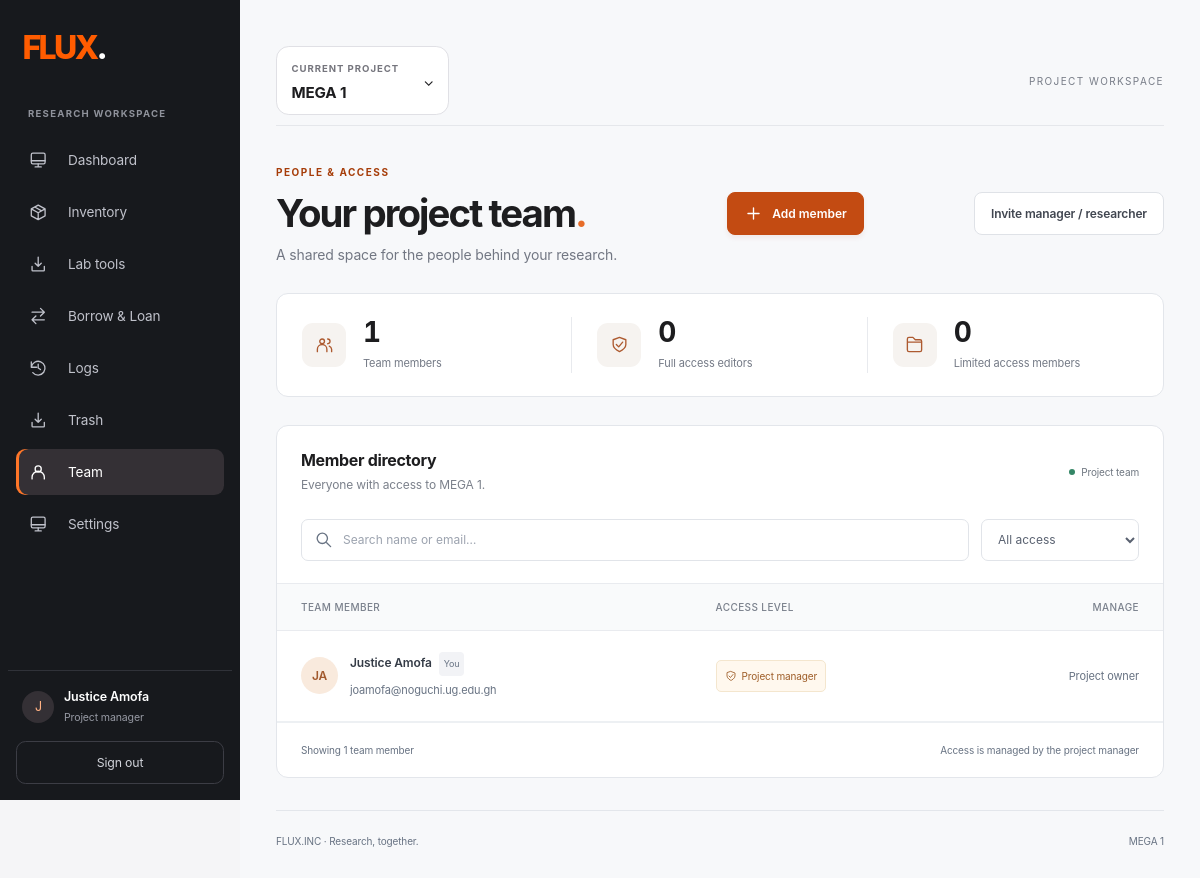
The app's page /team/MEGA 1/ (signed in), older data.
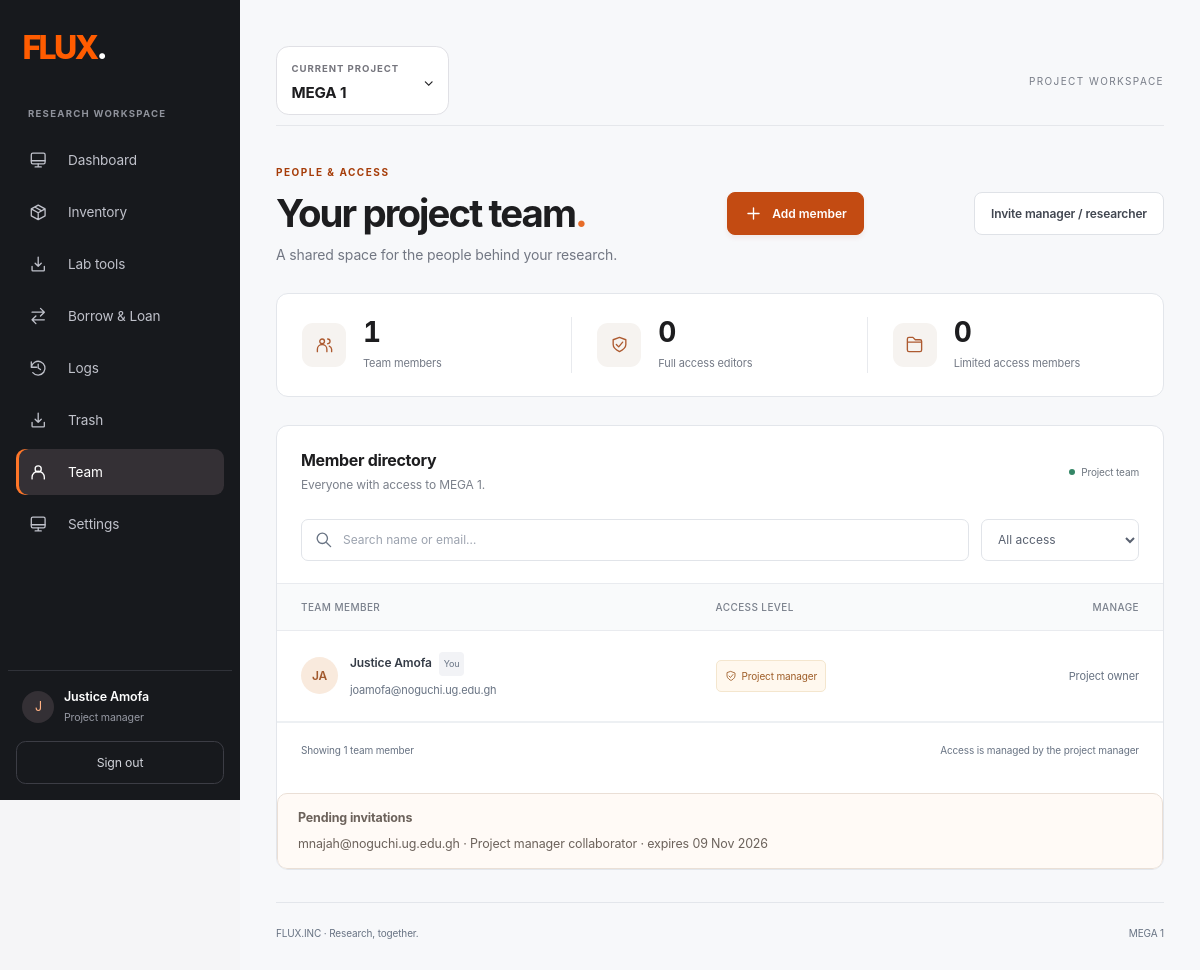
The same page, newer data.
### inventory/models.py (models this page shows, shortened)
class Project(models.Model):
    name = models.CharField(max_length=255, unique=True)
    project_manager = models.ForeignKey(
            User,
            on_delete=models.CASCADE,
            related_name='managed_projects',
            null=True,
            blank=True
    )
    project_editors = models.ManyToManyField(
            User,
            related_name='edited_projects',
            blank=True
    )
    project_members = models.ManyToManyField(
            User,
            related_name='member_projects',
            blank=True
    )
    created_at = models.DateTimeField(auto_now_add=True)
    updated_at = models.DateTimeField(auto_now=True)
    is_active = models.BooleanField(default=True)
    low_stock_morning_time = models.TimeField(default=time(6, 0))
    low_stock_evening_time = models.TimeField(default=time(19, 0))
    class Meta:
        ordering = ['name']
        verbose_name = 'Project'
        verbose_name_plural = 'Projects'

class ProjectInvitation(models.Model):
    ROLE_CHOICES = (
        ('researcher', 'Researcher'),
        ('project_manager', 'Project manager collaborator'),
    )
    STATUS_CHOICES = (
        ('pending', 'Pending'),
        ('accepted', 'Accepted'),
        ('declined', 'Declined'),
        ('expired', 'Expired'),
    )
    project = models.ForeignKey(Project, on_delete=models.CASCADE, related_name='invitations')
    invited_by = models.ForeignKey(User, on_delete=models.SET_NULL, null=True, related_name='sent_project_invitations')
    invitee = models.ForeignKey(User, on_delete=models.SET_NULL, null=True, blank=True, related_name='project_invitations')
    email = models.EmailField()
    role = models.CharField(max_length=30, choices=ROLE_CHOICES, default='researcher')
    token = models.UUIDField(default=uuid.uuid4, unique=True, editable=False)
    status = models.CharField(max_length=20, choices=STATUS_CHOICES, default='pending', db_index=True)
    created_at = models.DateTimeField(auto_now_add=True)
    expires_at = models.DateTimeField(default=project_invitation_expiry)
    accepted_at = models.DateTimeField(null=True, blank=True)
    class Meta:
        ordering = ('-created_at',)
        constraints = [
            models.UniqueConstraint(
                fields=('project', 'email'), condition=models.Q(status='pending'),
                name='one_pending_project_invitation',
            ),
        ]

### inventory/views.py (the view)
# urls.py: path('team/<str:project_name>/', views.team, name ="team"),
@login_required
def team(request, project_name):
    try:
        user = request.user
        project = get_object_or_404(Project, name=project_name)
        if not (project.project_manager == user or
                project.project_editors.filter(id=user.id).exists() or
                project.project_members.filter(id=user.id).exists()):
            return JsonResponse({'error': "Unauthorized access"}, status=403)
        editor_ids = set(project.project_editors.values_list('id', flat=True))
        member_ids = set(project.project_members.values_list('id', flat=True))
        team_members = list(User.objects.filter(
            pk__in=editor_ids | member_ids | {project.project_manager_id}
        ).order_by('first_name', 'last_name', 'username'))
        for person in team_members:
            person.team_access = ('Manager' if person.pk == project.project_manager_id
                                  else 'Full' if person.pk in editor_ids else 'Limited')
        context = {
            'project': project,
            'projects': get_user_projects(user),
            'team_members': team_members,
            'editor_count': sum(person.team_access == 'Full' for person in team_members),
            'limited_count': sum(person.team_access == 'Limited' for person in team_members),
            'pending_invitations': project.invitations.filter(status='pending').select_related('invited_by'),
            **get_sidebar_urls(project_name)
        }
        return render(request, 'inventory/team.html', context)
    except Exception as e:
        security_logger.error(f"Team view error: {str(e)}")
        return JsonResponse({'error': str(e)}, status=400)

### inventory/templates/inventory/team.html (shortened to what this page needs)
{% load static %}<!DOCTYPE html>
<html lang="en">
<head>
<link rel="stylesheet" href="{% static 'css/inventory_style.css' %}">
<link rel="stylesheet" href="{% static 'css/flux_design_system.css' %}">
<link rel="stylesheet" href="{% static 'css/flux_pages.css' %}?v=1">
<link rel="stylesheet" href="{% static 'css/team.css' %}?v=3">
</head>
<body class="flux-inventory-layout team-workspace relative min-h-screen font-poppins antialiased text-sm flex text-gray-800" x-data="{ showMenu: false }">
{% include 'inventory/partials/sidebar.html' %}
<main id="workspaceContent" tabindex="-1" class="min-h-screen lg:ml-60 w-full">
<section class="team-content">
<div class="team-topbar">{% include 'inventory/partials/project_switcher.html' with project_route='team' %}<span class="team-workspace-label">PROJECT WORKSPACE</span>
</div>
<header class="team-heading">
<div>
<p class="team-eyebrow">PEOPLE & ACCESS</p>
<h1>Your project team<span>.</span>
</h1>
<p>A shared space for the people behind your research.</p>
</div>{% if user == project.project_manager %}<button type="button" class="team-button team-primary" data-open-add>
<svg class="ui-icon" aria-hidden="true">
<use href="#i-plus"/>
</svg>Add member</button><details class="team-invite-details"><summary class="team-button">Invite manager / researcher</summary></details>{% endif %}</header>
<div class="team-stats" aria-label="Team summary">
<div>
<span class="team-stat-icon">
<svg class="ui-icon" aria-hidden="true">
<use href="#i-users"/>
</svg>
</span>
<div>
<strong data-count="all">{{ team_members|length }}</strong>
<span>Team members</span>
</div>
</div>
<div>
<span class="team-stat-icon">
<svg class="ui-icon" aria-hidden="true">
<use href="#i-shield"/>
</svg>
</span>
<div>
<strong data-count="Full">{{ editor_count }}</strong>
<span>Full access editors</span>
</div>
</div>
<div>
<span class="team-stat-icon">
<svg class="ui-icon" aria-hidden="true">
<use href="#i-folder"/>
</svg>
</span>
<div>
<strong data-count="Limited">{{ limited_count }}</strong>
<span>Limited access members</span>
</div>
</div>
</div>
<div class="team-layout">
<section class="team-directory" aria-labelledby="directory-title">
<div class="team-panel-heading">
<div>
<h2 id="directory-title">Member directory</h2>
<p>Everyone with access to {{ project.name }}.</p>
</div>
<span class="team-live">
<i>
</i> Project team</span>
</div>
<div class="team-tools">
<label class="team-search">
<svg class="ui-icon" aria-hidden="true">
<use href="#i-search"/>
</svg>
<input id="team-search" type="search" placeholder="Search name or email…" aria-label="Search team members">
</label>
<label class="team-filter">
<select id="team-access-filter">
<option value="all">All access</option>
</select>
</label>
</div>
<div class="team-table-scroll">
<table aria-labelledby="directory-title">
<thead>
<tr>
<th scope="col">Team member</th>
<th scope="col">Access level</th>
<th scope="col" class="team-actions-heading">{% if user == project.project_manager %}Manage{% else %}Role{% endif %}</th>
</tr>
</thead>
<tbody id="teamTable">
{% for person in team_members %}<tr data-id="{{ person.pk }}" data-access="{{ person.team_access }}" data-name="{{ person.get_full_name|default:person.username }}" data-search="{{ person.get_full_name }} {{ person.username }} {{ person.email }}" data-edit-url="{% url 'edit_user_access' project_name=project.name user_id=person.pk %}" data-remove-url="{% url 'remove_user' project_name=project.name user_id=person.pk %}">
<td>
<div class="team-person">
<span class="team-avatar {% if person.team_access == 'Manager' %}team-avatar-manager{% endif %}" aria-hidden="true">{{ person.first_name|default:person.username|first|upper }}{{ person.last_name|first|upper }}</span>
<div>
<strong>{{ person.get_full_name|default:person.username }}{% if person == user %}<span class="team-you">You</span>{% endif %}</strong>
<span>{{ person.email|default:'No email on file' }}</span>
</div>
</div>
</td>
<td>
<span class="team-badge" data-role="{{ person.team_access }}">{% if person.team_access == 'Manager' %}<svg class="ui-icon" aria-hidden="true">
<use href="#i-shield"/>
</svg>Project manager{% else %}{{ person.team_access }} access{% endif %}</span>
</td>
<td class="team-row-actions">{% if person.team_access == 'Manager' %}<span class="team-owner-label">Project owner</span>{% else %}<span class="team-owner-label">Member</span>{% endif %}</td>
</tr>{% endfor %}
</tbody>
</table>
</div>
<div class="team-directory-footer">
<span id="team-results" role="status" aria-live="polite">Showing {{ team_members|length }} team member{{ team_members|length|pluralize }}</span>
<span>Access is managed by the project manager</span>
</div>
{% if user == project.project_manager and pending_invitations %}<div class="team-invite-list"><strong>Pending invitations</strong>{% for invitation in pending_invitations %}<span>{{ invitation.email }} · {{ invitation.get_role_display }} · expires {{ invitation.expires_at|date:'d M Y' }}</span>{% endfor %}</div>{% endif %}
</section>
</div>
<footer class="team-footer">
<span>FLUX.INC · Research, together.</span>
<span>{{ project.name }}</span>
</footer>
</section>
</main>
</body>
</html>

### inventory/templates/inventory/partials/sidebar.html (shortened to what this page needs)
<aside id="{{ sidebar_id|default:'inventorySidebar' }}" data-tour-target="workspace-navigation" class="flux-sidebar flex flex-col lg:flex lg:flex-col justify-between lg:fixed min-h-screen top-0 z-20 w-60 bottom-0 px-4 pt-6 pb-0" :class="showMenu ? 'fixed' : 'hidden'" @click="if ($event.target.closest('a')) showMenu = false" x-transition.duration.200ms aria-label="Workspace navigation">
    <div>
        <div class="flux-sidebar-brand"><a class="flux-wordmark" href="{% url 'home' %}" aria-label="Flux home">FLUX<span>.</span></a></div>
        <p class="flux-sidebar-label">RESEARCH WORKSPACE</p>
        <nav class="flux-sidebar-links" aria-label="Main navigation">
        {% with current=request.resolver_match.url_name %}
            <a href="{{ dashboard_url }}" data-tour-target="dashboard" title="Dashboard" {% if 'dashboard_' in current %}aria-current="page"{% endif %}>{% include 'inventory/partials/settings_icon.html' with icon='appearance' %}<span class="flex-1 pl-2">Dashboard</span></a>
            <a href="{{ inventory_url }}" data-tour-target="inventory" title="Inventory" >{% include 'inventory/partials/settings_icon.html' with icon='inventory' %}<span class="flex-1 pl-2">Inventory</span></a>
            {% if user == project.project_manager or user in project.project_editors.all or user in project.project_members.all %}<a href="{% url 'genomics_hub' project.name %}" data-tour-target="lab-tools" title="Genomics lab tools" {% if current == 'genomics_hub' or current == 'plate_visualizer' or current == 'plate_visualizer_existing' %}aria-current="page"{% endif %}>{% include 'inventory/partials/settings_icon.html' with icon='data' %}<span class="flex-1 pl-2">Lab tools</span></a>{% endif %}
        {% if user == project.project_manager or user in project.project_editors.all or user in project.project_members.all %}
            <a href="{% url 'borrow_loan' project.name %}" data-tour-target="borrow-loan" title="Borrow &amp; Loan" {% if current == 'borrow_loan' %}aria-current="page"{% endif %}>{% include 'inventory/partials/settings_icon.html' with icon='borrow' %}<span class="flex-1 pl-2">Borrow &amp; Loan</span></a>
        {% endif %}
            <a href="{{ logs_url }}" data-tour-target="logs" title="Logs" {% if current == 'log' %}aria-current="page"{% endif %}>{% include 'inventory/partials/settings_icon.html' with icon='history' %}<span class="flex-1 pl-2">Logs</span></a>
        {% if user == project.project_manager or user in project.project_editors.all %}
            <a href="{{ trash_url }}" title="Trash" {% if 'trash_' in current %}aria-current="page"{% endif %}>{% include 'inventory/partials/settings_icon.html' with icon='data' %}<span class="flex-1 pl-2">Trash</span></a>
        {% endif %}
        {% if user == project.project_manager %}
            <a href="{{ team_url }}" title="Team" {% if current == 'team' %}aria-current="page"{% endif %}>{% include 'inventory/partials/settings_icon.html' with icon='profile' %}<span class="flex-1 pl-2">Team</span></a>
        {% endif %}
            <a href="{{ settings_url }}" data-tour-target="settings" title="Settings" {% if current == 'project_settings' %}aria-current="page"{% endif %}>{% include 'inventory/partials/settings_icon.html' with icon='appearance' %}<span class="flex-1 pl-2">Settings</span></a>
        {% endwith %}
        </nav>
    </div>
    <div class="flux-sidebar-foot"><div class="flux-sidebar-user"><span aria-hidden="true">{{ user.first_name|default:user.username|first|upper }}</span><div><strong>{{ user.get_full_name|default:user.username }}</strong><small>{% if user == project.project_manager %}Project manager{% elif user in project.project_editors.all %}Editor{% else %}Team member{% endif %}</small></div></div><a class="flux-sidebar-logout" href="{% url 'logout' %}" title="Sign out">Sign out</a></div>
</aside>

### inventory/templates/inventory/partials/settings_icon.html
<svg class="flux-settings-nav-icon" width="20" height="20" viewBox="0 0 24 24" fill="none" stroke="currentColor" stroke-width="1.7" stroke-linecap="round" stroke-linejoin="round" aria-hidden="true">
    {% if icon == 'profile' %}<circle cx="12" cy="8" r="4"/><path d="M4 21v-2a8 8 0 0 1 16 0v2"/>
    {% elif icon == 'appearance' %}<rect x="3" y="3" width="18" height="14" rx="2"/><path d="M8 21h8m-4-4v4M3 13h18"/>
    {% elif icon == 'inventory' %}<path d="m12 3 9 5-9 5-9-5 9-5Zm-9 5v9l9 5 9-5V8m-9 5v9M7.5 5.5l9 5"/>
    {% elif icon == 'borrow' %}<path d="M4 7h16m-5-5 5 5-5 5M20 17H4m5-5-5 5 5 5"/>
    {% elif icon == 'notifications' %}<path d="M18 8a6 6 0 0 0-12 0c0 7-3 7-3 9h18c0-2-3-2-3-9m-9 12a3 3 0 0 0 6 0"/>
    {% elif icon == 'security' %}<path d="m12 2 9 4v6c0 5-9 10-9 10S3 17 3 12V6l9-4Z"/><path d="m8 12 3 3 5-6"/>
    {% elif icon == 'data' %}<path d="M12 3v12m-4-4 4 4 4-4M4 15v5a1 1 0 0 0 1 1h14a1 1 0 0 0 1-1v-5"/>
    {% elif icon == 'history' %}<path d="M3 11a9 9 0 1 1 2 7M3 4v7h7m2-4v5l3 2"/>
    {% elif icon == 'overview' %}<rect x="3" y="3" width="7" height="7" rx="1.5"/><rect x="14" y="3" width="7" height="7" rx="1.5"/><rect x="3" y="14" width="7" height="7" rx="1.5"/><rect x="14" y="14" width="7" height="7" rx="1.5"/>
    {% elif icon == 'cold' %}<path d="M9 14.5V5a3 3 0 0 1 6 0v9.5a5 5 0 1 1-6 0ZM12 8v9m6-11h3m-3 4h2"/><circle cx="12" cy="18" r="1"/>
    {% elif icon == 'equipment' %}<rect x="3" y="5" width="18" height="16" rx="2"/><path d="M7 3v4m10-4v4M3 11h18m-14 4h3m4 0h3m-10 3h3"/>
    {% elif icon == 'purchasing' %}<path d="M5 7h14l2 14H3L5 7ZM8 8V6a4 4 0 0 1 8 0v2"/>
    {% elif icon == 'plate' %}<rect x="2" y="4" width="20" height="16" rx="2"/><circle cx="7" cy="9" r="1"/><circle cx="12" cy="9" r="1"/><circle cx="17" cy="9" r="1"/><circle cx="7" cy="15" r="1"/><circle cx="12" cy="15" r="1"/><circle cx="17" cy="15" r="1"/>
    {% elif icon == 'barcode' %}<path d="M3 7V3h4m10 0h4v4M3 17v4h4m10 0h4v-4M7 7v10m3-10v10m4-10v10m3-10v10"/>
    {% else %}<circle cx="12" cy="12" r="9"/><path d="M12 11v6m0-10h.01"/>{% endif %}
</svg>

### inventory/templates/inventory/partials/project_switcher.html (shortened to what this page needs)
<details class="flux-project-switcher">
    <summary><span><small>CURRENT PROJECT</small><strong>{{ project.name }}</strong></span><span aria-hidden="true">⌄</span></summary>
</details>

Row changes from the older to the newer data that the page shows:
added ProjectInvitation: email "mnajah@noguchi.ug.edu.gh", role "Project manager collaborator", expires_at "09 Nov 2026"
Text that changed along with them:
text now shown: "Pending invitations"
